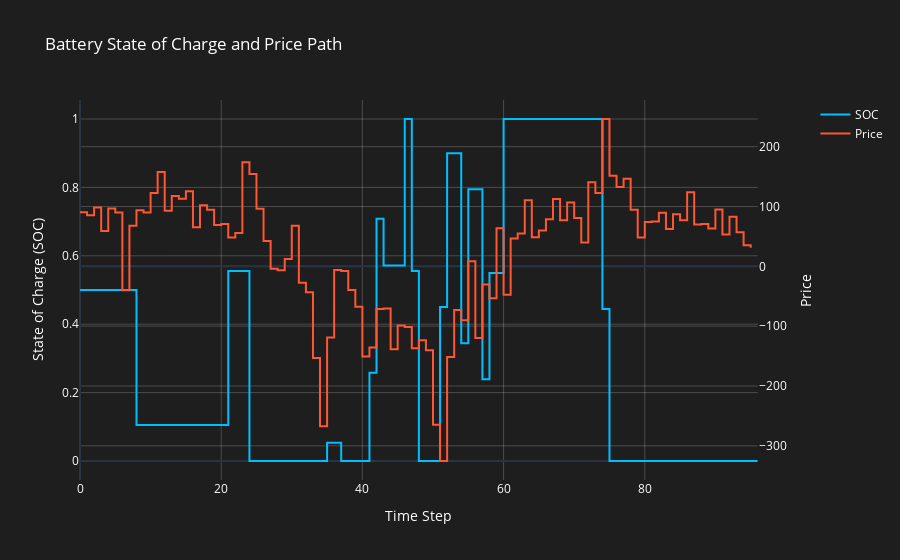

The cell this chart's notebook holds for it:
### Code cell
# plot schedule 
import plotly.graph_objects as go
from plotly.subplots import make_subplots

# Create figure with secondary y-axis
fig = make_subplots(specs=[[{"secondary_y": True}]])

timestep = -1
# Add SOC schedule trace on primary y-axis
fig.add_trace(
    go.Scatter(
        x=list(range(len(soc_schedules[0]))),
        y=soc_schedules[timestep],
        name="SOC",
        line=dict(color="#00BFFF"),  # Bright blue for better visibility on dark theme
        mode="lines",
        line_shape="hv"
    ),
    secondary_y=False
)

# Add price path trace on secondary y-axis
fig.add_trace(
    go.Scatter(
        x=list(range(len(price_path[timestep,:]))),
        y=price_path[timestep,:],
        name="Price",
        line=dict(color="#FF5733"),  # Bright orange-red for better visibility
        mode="lines",
        line_shape="hv"
    ),
    secondary_y=True
)

# Set titles and labels with dark theme
fig.update_layout(
    title_text="Battery State of Charge and Price Path",
    hovermode="x unified",
    template="plotly_dark",  # Use dark template
    paper_bgcolor="rgb(30, 30, 30)",  # Dark background color
    plot_bgcolor="rgb(30, 30, 30)",
    font=dict(color="white")  # White text
)
fig.update_xaxes(title_text="Time Step", gridcolor="rgba(255, 255, 255, 0.2)")
fig.update_yaxes(title_text="State of Charge (SOC)", secondary_y=False, gridcolor="rgba(255, 255, 255, 0.2)")
fig.update_yaxes(title_text="Price", secondary_y=True, gridcolor="rgba(255, 255, 255, 0.2)")

# Show the interactive plot
fig.show()

### Figure 1 — Plotly figure (JSON) as saved in the notebook; plotly's stock layout.template omitted (floating-point values rounded to 4 significant figures)
{"data": [{"line": {"color": "#00BFFF", "shape": "hv"}, "mode": "lines", "name": "SOC", "type": "scatter", "x": [0, 1, 2, 3, 4, 5, 6, 7, 8, 9, 10, 11, 12, 13, 14, 15, 16, 17, 18, 19, 20, 21, 22, 23, 24, 25, 26, 27, 28, 29, 30, 31, 32, 33, 34, 35, 36, 37, 38, 39, 40, 41, 42, 43, 44, 45, 46, 47, 48, 49, 50, 51, 52, 53, 54, 55, 56, 57, 58, 59, 60, 61, 62, 63, 64, 65, 66, 67, 68, 69, 70, 71, 72, 73, 74, 75, 76, 77, 78, 79, 80, 81, 82, 83, 84, 85, 86, 87, 88, 89, 90, 91, 92, 93, 94, 95, 96], "xaxis": "x", "y": [0.5, 0.5, 0.5, 0.5, 0.5, 0.5, 0.5, 0.5, 0.1056, 0.1056, 0.1056, 0.1056, 0.1056, 0.1056, 0.1056, 0.1056, 0.1056, 0.1056, 0.1056, 0.1056, 0.1056, 0.5556, 0.5556, 0.5556, 0.0, 0.0, 0.0, 0.0, 0.0, 0.0, 0.0, 0.0, 0.0, 0.0, 0.0, 0.05317, 0.05317, 0.0, 0.0, 0.0, 0.0, 0.2583, 0.7083, 0.5716, 0.5716, 0.5716, 1.0, 0.5556, 0.0, 0.0, 0.0, 0.45, 0.9, 0.9, 0.3444, 0.7944, 0.7944, 0.2389, 0.55, 0.55, 1.0, 1.0, 1.0, 1.0, 1.0, 1.0, 1.0, 1.0, 1.0, 1.0, 1.0, 1.0, 1.0, 1.0, 0.4444, 0.0, 0.0, 0.0, 0.0, 0.0, 0.0, 0.0, 0.0, 0.0, 0.0, 0.0, 0.0, 0.0, 0.0, 0.0, 0.0, 0.0, 0.0, 0.0, 0.0, 0.0, 0.0], "yaxis": "y"}, {"line": {"color": "#FF5733", "shape": "hv"}, "mode": "lines", "name": "Price", "type": "scatter", "x": [0, 1, 2, 3, 4, 5, 6, 7, 8, 9, 10, 11, 12, 13, 14, 15, 16, 17, 18, 19, 20, 21, 22, 23, 24, 25, 26, 27, 28, 29, 30, 31, 32, 33, 34, 35, 36, 37, 38, 39, 40, 41, 42, 43, 44, 45, 46, 47, 48, 49, 50, 51, 52, 53, 54, 55, 56, 57, 58, 59, 60, 61, 62, 63, 64, 65, 66, 67, 68, 69, 70, 71, 72, 73, 74, 75, 76, 77, 78, 79, 80, 81, 82, 83, 84, 85, 86, 87, 88, 89, 90, 91, 92, 93, 94, 95], "xaxis": "x", "y": [90.34, 85.54, 98.24, 59.19, 96.79, 90.04, -39.84, 67.9, 93.55, 90.08, 122.5, 157.6, 92.69, 117.5, 113.0, 125.3, 65.29, 102.1, 94.62, 68.9, 70.95, 48.1, 55.77, 173.8, 154.4, 96.37, 42.25, -4.028, -6.388, 12.31, 67.65, -27.3, -43.14, -153.2, -267.1, -118.7, -6.002, -7.661, -39.66, -67.39, -150.6, -135.7, -71.29, -70.58, -138.4, -98.77, -101.3, -136.9, -123.7, -140.4, -264.8, -325.3, -151.6, -73.15, -90.24, 8.389, -119.6, -30.28, -53.14, 63.45, -47.41, 46.66, 54.69, 110.4, 48.76, 59.84, 78.83, 112.6, 76.96, 106.7, 80.59, 39.9, 140.5, 122.8, 246.2, 151.3, 132.4, 146.3, 94.58, 48.03, 74.12, 74.83, 89.6, 62.35, 86.84, 76.94, 123.7, 69.93, 70.94, 63.2, 94.86, 53.13, 82.77, 56.79, 35.37, 31.13], "yaxis": "y2"}], "layout": {"font": {"color": "white"}, "hovermode": "x unified", "paper_bgcolor": "rgb(30, 30, 30)", "plot_bgcolor": "rgb(30, 30, 30)", "title": {"text": "Battery State of Charge and Price Path"}, "xaxis": {"anchor": "y", "domain": [0, 0.94], "gridcolor": "rgba(255, 255, 255, 0.2)", "title": {"text": "Time Step"}}, "yaxis": {"anchor": "x", "domain": [0, 1], "gridcolor": "rgba(255, 255, 255, 0.2)", "title": {"text": "State of Charge (SOC)"}}, "yaxis2": {"anchor": "x", "gridcolor": "rgba(255, 255, 255, 0.2)", "overlaying": "y", "side": "right", "title": {"text": "Price"}}}}
